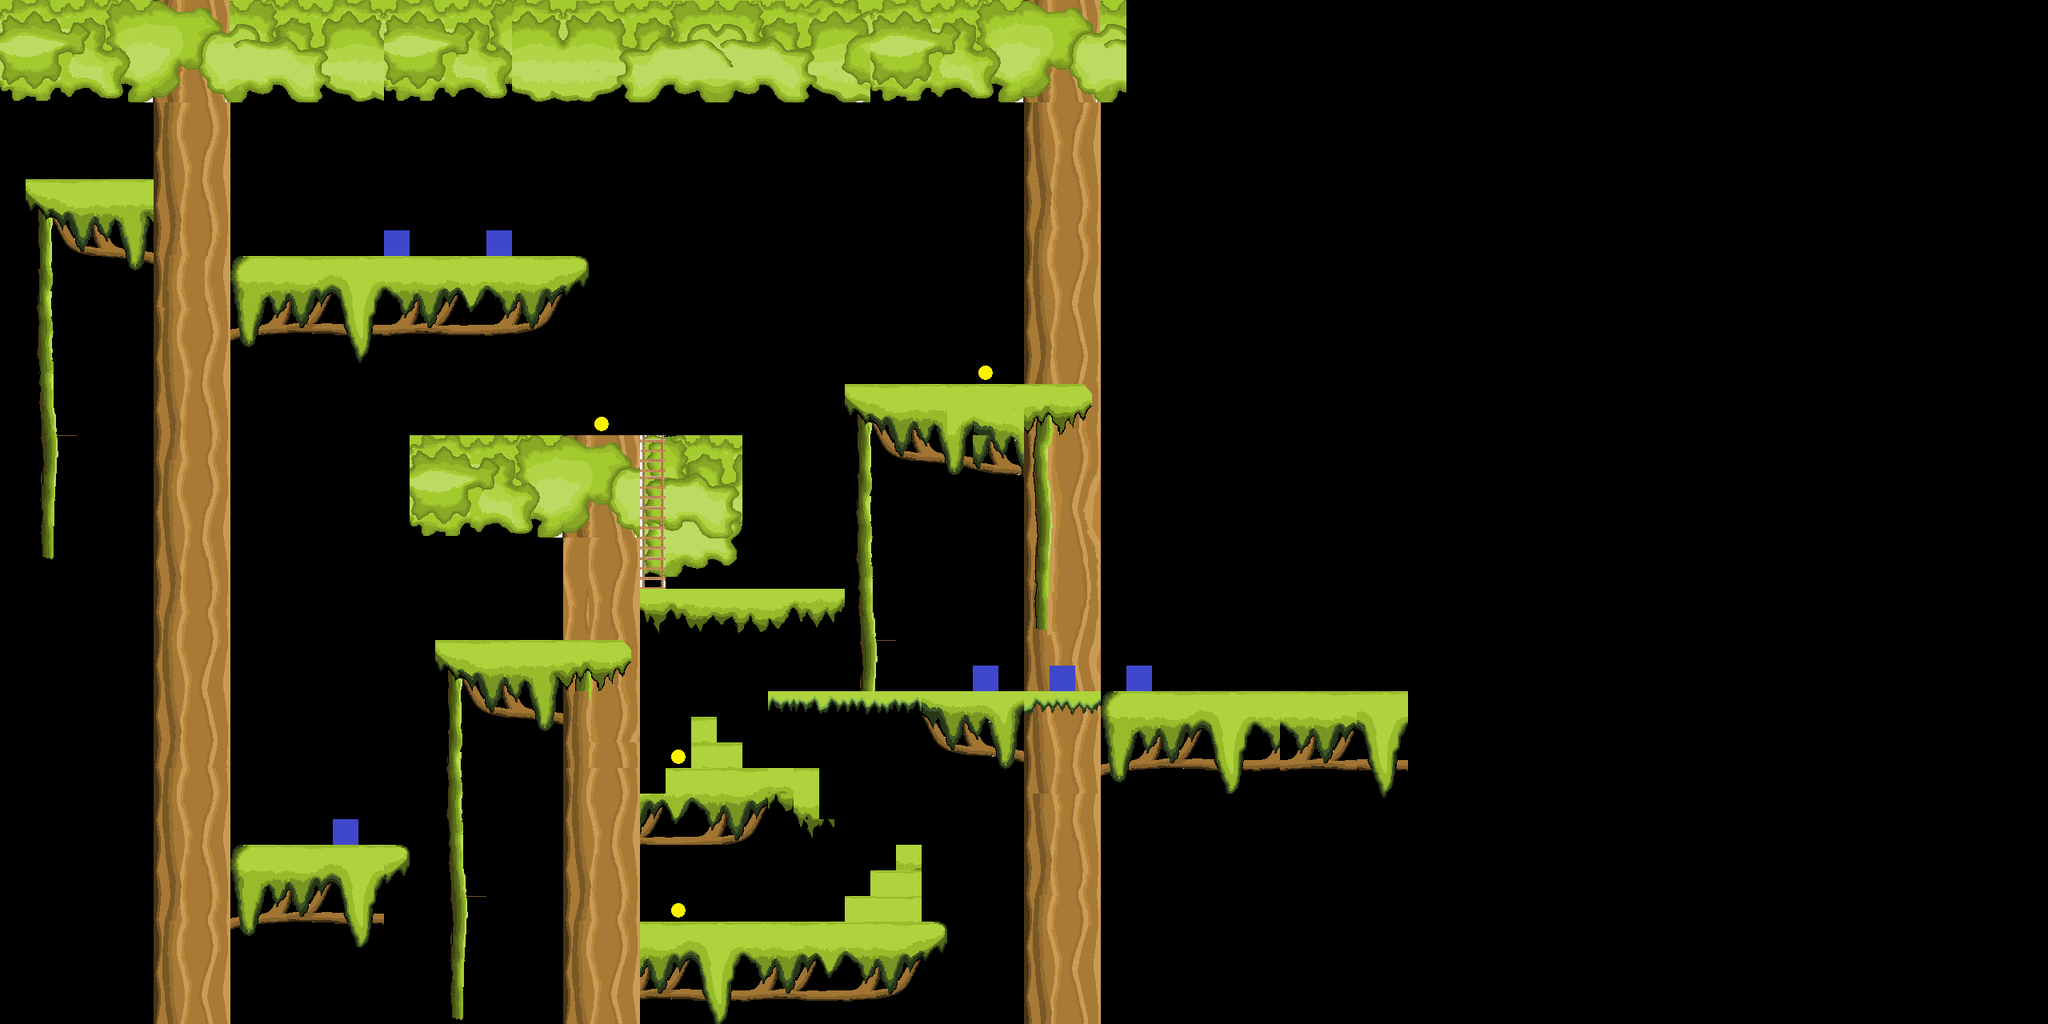

Rendered tile map (Tiled .tmx) drawn with the repository's tilesets; below, a short description and the map source with its tile grids summarised:
An orthogonal 80x40 tile map with 32x32 px tiles, 1 tile layer (Tile Layer 1).

<map version="1.2" tiledversion="1.2.1" orientation="orthogonal" renderorder="right-down" width="80" height="40" tilewidth="32" tileheight="32" infinite="0" nextlayerid="9" nextobjectid="1">
 <tileset firstgid="1" name="completeTileset" tilewidth="32" tileheight="32" tilecount="1015" columns="29">
  <image source="completeTileset.png" width="929" height="1147" />
 </tileset>
 <layer id="6" name="Tile Layer 1" width="80" height="40">
  <data>[3200 cells, 889 non-empty, 352 distinct tile ids]</data>
 </layer>
</map>